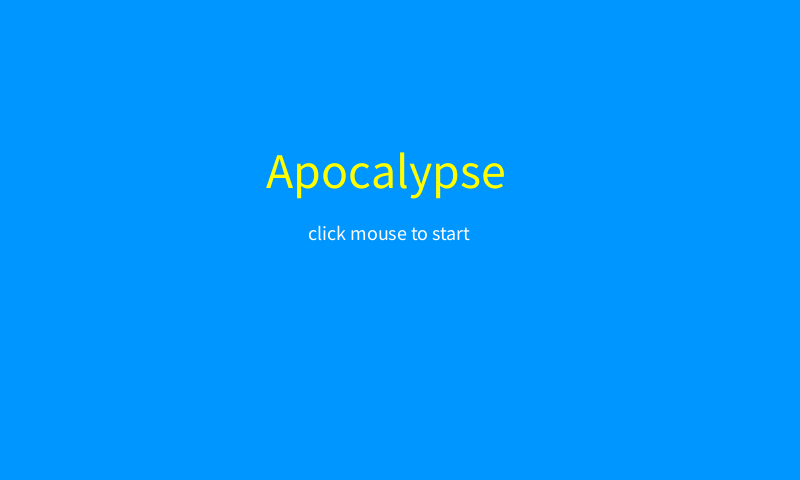
Frame 1 (no input)
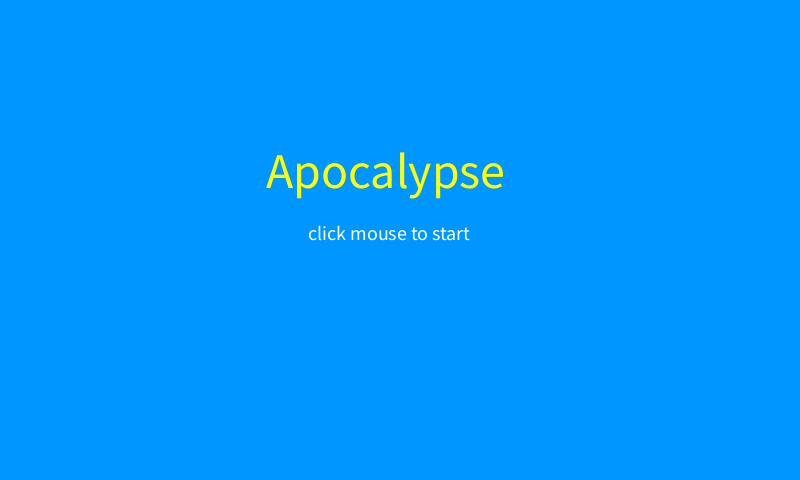
Frame 60 (the mouse pressed at the canvas centre just before this capture)
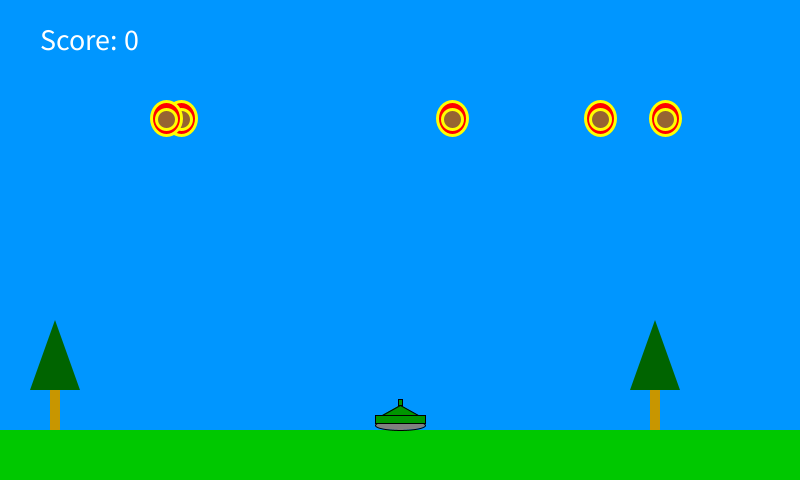
Frame 120 (the mouse held since frame 60 and released just before this capture)

The Processing sketch that drew these frames (run headless with seeded random() and noise(); from frame 60 on, the mouse is pressed at the canvas centre):

// Processing sketch: processing_84245
// ── processing_84245.pde

PFont fontA; //font style
  int diameter = 20;  
  float y = 400.0; //position from which firing takes place
  boolean shoot = false; 
  float bulletSpeed = 25.0;//Bullet speed 
  int bulletDirection = 1;//Makes the Bullet shoot up 
  float bulletX;
  int score;// starting score 
  int screenNumber;//The starting screen number  
  int randx() 
  { 
    return int(random(700)); 
  } 

  int[] enemyX = { randx(), randx(), randx(), randx(), randx(),};//enemy starts in random x postion 
  int[] enemyY = { 0, 0, 0, 0, 0,};//enemy starts at the top 

  void setup() 
  { 
    textSize(50);//size of text
    size(800,480);//size of the screen  
    noCursor();//removes the mouse cursor  
    screenNumber = 1;//The first screen 
  } 

  void draw() 
  { 
    background(0,150,255);//color of the background      
    if(screenNumber == 1)//The first screen  
    {   
    textSize(50);//size of text
    fill(255,255,0);//colour of text
    text("Apocalypse", width/3, height/2.55);//Title of the Game 
    textSize(20);
    fill(255); 
    text("click mouse to start", width/2.6, height/2);//text postion 
    score = 0; 
  } 
   if(screenNumber == 2)//The Second Screen 
 { 

    smooth();
    stroke(255,255,0);//adds yellow stroke
    strokeWeight(3); 

    for (int i=0; i<5; i++) //starts of with 5 enemy fire and keeps brining it back to 5 if any are shot down
    {   
                 fill(255,0,0);//color of fire
     ellipse(enemyX[i], enemyY[i]++,//fire 
              30, 34); 
    
       fill(150,100,50);//color of the enemy 
       ellipse(enemyX[i], enemyY[i]++, 
              diameter, diameter); //shape and size of enemy
  
   
    if(enemyX[i] == width+10) 
    { 
    score = score - 1; 
    } 
    } 
   
    fill(255,255, 0);//color of the bullet
    noStroke();  
    ellipse (bulletX, y, 10, 10);//the bullet 

    textSize(30);
    fill (255);//color of the score text 
    text("Score: " + score, 40,50); 


    fill(255,255,0);//color of explosion
    noStroke();
       
    fill(0,200,0);//color of the earth
    rect(0,430,800,480);//The earth
       
       fill(200,150,0);//tree bark color 1st tree
    rect(50,370,10,60);//tree bark 1st tree
    
       fill(0,100,0);//color of leaves 1st tree
    triangle(55,320,80,390,30,390);//leaves 1st tree
    
           fill(200,150,0);//tree bark color 2nd tree
    rect(650,370,10,60);//tree bark 2nd tree 
    
       fill(0,100,0);//color of leaves 2nd tree
    triangle(655,320,680,390,630,390);//leaves 2nd tree
    
       fill(0,150,0);//color of tank 
    stroke(0);
    strokeWeight(1); 
    triangle(mouseX-18, 415, mouseX+18, 415, mouseX, 405); 
    fill(128);//color of tank wheels 
    ellipse(mouseX,425,50,10);
    fill(0,150,0);//color of tank  
    rect(mouseX-25,415, 50, 8);  
    rect(mouseX-2, 399, 4,6); 
  
    y -= bulletSpeed*bulletDirection; //speed of bullet


     
    if(shoot==true) 
    { 
      enemy(mouseX); 
      shoot = false; 
    } 
 } 


     for (int i=0; i<5; i++) //starts of with 5 enemy fire and keeps bringing it back to 5 if any are shot down
    { 
      if(enemyY[i]==470)//if 1 enemy fire reaches the ground where y is 470 the game is over      
      { 
      fill(color(255,0,0)); 
      screenNumber = 3; 
      } 
    } 


    
if(screenNumber == 3) { 
    textSize(30); //size of text
    fill(255,250,0); //colour of text
    text("Game Over", width/3, height/2);//makes the game say game over 
    text("Score: " + score, width/3, height/1.6);//shows your score 
  }  
} 


  void reset () { 
       for (int i=0; i< 5; i++) { 
enemyY[i] =0;//Makes enemy reappear at the top 
 } 
     setup(); 
  } 


  void mousePressed() 
  { 
    shoot = true; 
    bulletX = mouseX; //makes the bullets fire when mouse pressed
    y = 400; //Makes bullets fire from row where y is 470 and x is where the mouse is


   
    if(screenNumber == 1) 
    { 
      screenNumber = 2;// Makes screen one change to screen 2 when clicked 

    } 
    else if(screenNumber == 3) 
      { 
       screenNumber =1;//resets the game 
        reset (); 
      }    
  } 


   
  void enemy(int shotX) 
  { 
    boolean hit = false; 
    for (int i = 0; i < 5; i++) 
    { 
      if((shotX >= (enemyX[i]-diameter/2)) && 
      
         (shotX <= (enemyX[i]+diameter/2)))
      {      
        hit = true; 
        ellipse(enemyX[i], enemyY[i], 
                diameter+30, diameter+30); 
                
        enemyX[i] = randx();//Tracks the x position of each enemy fire 
        enemyY[i] = 0;//Tracks the y position of each enemy fire 
      score = score + 1; 
      }    
 } 
  }
